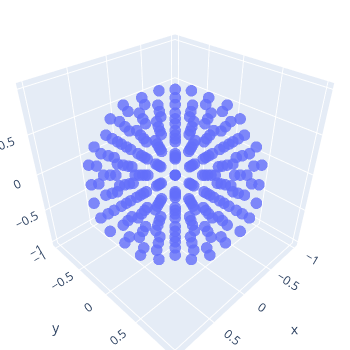

The notebook cell saved with this chart:
### Code cell
cart, sphr = sample_unit_sphere_uniform(N=400)

x, y, z = cart.T
plot_points(x, y, z)

### Figure 1 — Plotly figure (JSON) as saved in the notebook; plotly's stock layout.template omitted (floating-point values rounded to 4 significant figures; data arrays with more than 128 entries replaced by an {"elided": "..."} marker saying what was removed)
{"data": [{"marker": {"opacity": 0.8, "size": 4}, "mode": "markers", "type": "scatter3d", "x": {"elided": "257 float values"}, "y": {"elided": "257 float values"}, "z": {"elided": "257 float values"}}], "layout": {"autosize": false, "height": 350, "margin": {"b": 0, "l": 0, "r": 0, "t": 0}, "width": 350}}
